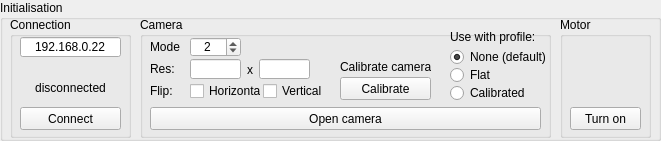
      <widget class="QGroupBox" name="initGroupBox">
       <property name="geometry">
        <rect>
         <x>10</x>
         <y>10</y>
         <width>661</width>
         <height>141</height>
        </rect>
       </property>
       <property name="styleSheet">
        <string notr="true">QGroupBox#initGroupBox { 
     border: 1px solid black; 
 } </string>
       </property>
       <property name="title">
        <string>Initialisation</string>
       </property>
       <property name="checkable">
        <bool>false</bool>
       </property>
       <widget class="QGroupBox" name="cameraGroupBox">
        <property name="geometry">
         <rect>
          <x>140</x>
          <y>17</y>
          <width>411</width>
          <height>121</height>
         </rect>
        </property>
        <property name="title">
         <string>Camera</string>
        </property>
        <widget class="QLabel" name="label_16">
         <property name="geometry">
          <rect>
           <x>10</x>
           <y>20</y>
           <width>40</width>
           <height>20</height>
          </rect>
         </property>
         <property name="text">
          <string>Mode</string>
         </property>
        </widget>
        <widget class="QSpinBox" name="modeBox">
         <property name="geometry">
          <rect>
           <x>50</x>
           <y>20</y>
           <width>51</width>
           <height>20</height>
          </rect>
         </property>
         <property name="alignment">
          <set>Qt::AlignCenter</set>
         </property>
         <property name="minimum">
          <number>0</number>
         </property>
         <property name="maximum">
          <number>7</number>
         </property>
         <property name="value">
          <number>2</number>
         </property>
        </widget>
        <widget class="QLabel" name="cameraVersionLabel">
         <property name="geometry">
          <rect>
           <x>110</x>
           <y>20</y>
           <width>181</width>
           <height>21</height>
          </rect>
         </property>
         <property name="frameShape">
          <enum>QFrame::NoFrame</enum>
         </property>
         <property name="text">
          <string/>
         </property>
        </widget>
        <widget class="QLineEdit" name="hresLineEdit">
         <property name="geometry">
          <rect>
           <x>50</x>
           <y>42</y>
           <width>51</width>
           <height>20</height>
          </rect>
         </property>
         <property name="autoFillBackground">
          <bool>false</bool>
         </property>
        </widget>
        <widget class="QLineEdit" name="vresLineEdit">
         <property name="geometry">
          <rect>
           <x>119</x>
           <y>42</y>
           <width>51</width>
           <height>20</height>
          </rect>
         </property>
        </widget>
        <widget class="QCheckBox" name="vflipCheckBox">
         <property name="geometry">
          <rect>
           <x>123</x>
           <y>64</y>
           <width>61</width>
           <height>20</height>
          </rect>
         </property>
         <property name="text">
          <string>Vertical</string>
         </property>
        </widget>
        <widget class="QCheckBox" name="hflipCheckBox">
         <property name="geometry">
          <rect>
           <x>50</x>
           <y>64</y>
           <width>71</width>
           <height>20</height>
          </rect>
         </property>
         <property name="text">
          <string>Horizontal</string>
         </property>
        </widget>
        <widget class="QPushButton" name="calibrateButton">
         <property name="geometry">
          <rect>
           <x>200</x>
           <y>60</y>
           <width>91</width>
           <height>23</height>
          </rect>
         </property>
         <property name="text">
          <string>Calibrate</string>
         </property>
        </widget>
        <widget class="QPushButton" name="openCameraButton">
         <property name="geometry">
          <rect>
           <x>10</x>
           <y>90</y>
           <width>391</width>
           <height>23</height>
          </rect>
         </property>
         <property name="text">
          <string>Open camera</string>
         </property>
        </widget>
        <widget class="QLabel" name="label_41">
         <property name="geometry">
          <rect>
           <x>10</x>
           <y>64</y>
           <width>40</width>
           <height>20</height>
          </rect>
         </property>
         <property name="text">
          <string>Flip:</string>
         </property>
        </widget>
        <widget class="QLabel" name="label_42">
         <property name="geometry">
          <rect>
           <x>10</x>
           <y>42</y>
           <width>40</width>
           <height>20</height>
          </rect>
         </property>
         <property name="text">
          <string>Res:</string>
         </property>
        </widget>
        <widget class="QLabel" name="label_44">
         <property name="geometry">
          <rect>
           <x>107</x>
           <y>42</y>
           <width>16</width>
           <height>21</height>
          </rect>
         </property>
         <property name="text">
          <string>x</string>
         </property>
        </widget>
        <widget class="QRadioButton" name="calibrateTableButton">
         <property name="geometry">
          <rect>
           <x>310</x>
           <y>66</y>
           <width>100</width>
           <height>20</height>
          </rect>
         </property>
         <property name="text">
          <string>Calibrated</string>
         </property>
        </widget>
        <widget class="QRadioButton" name="calibrateFlatButton">
         <property name="geometry">
          <rect>
           <x>310</x>
           <y>48</y>
           <width>100</width>
           <height>20</height>
          </rect>
         </property>
         <property name="text">
          <string>Flat</string>
         </property>
        </widget>
        <widget class="QRadioButton" name="calibrateNoneButton">
         <property name="geometry">
          <rect>
           <x>310</x>
           <y>30</y>
           <width>100</width>
           <height>20</height>
          </rect>
         </property>
         <property name="text">
          <string>None (default)</string>
         </property>
         <property name="checked">
          <bool>true</bool>
         </property>
        </widget>
        <widget class="QLabel" name="label_48">
         <property name="geometry">
          <rect>
           <x>310</x>
           <y>10</y>
           <width>91</width>
           <height>20</height>
          </rect>
         </property>
         <property name="text">
          <string>Use with profile:</string>
         </property>
        </widget>
        <widget class="QLabel" name="label_49">
         <property name="geometry">
          <rect>
           <x>200</x>
           <y>40</y>
           <width>91</width>
           <height>20</height>
          </rect>
         </property>
         <property name="text">
          <string>Calibrate camera:</string>
         </property>
        </widget>
       </widget>
       <widget class="QGroupBox" name="groupBox">
        <property name="geometry">
         <rect>
          <x>10</x>
          <y>17</y>
          <width>121</width>
          <height>121</height>
         </rect>
        </property>
        <property name="title">
         <string>Connection</string>
        </property>
        <widget class="QPushButton" name="connectButton">
         <property name="geometry">
          <rect>
           <x>10</x>
           <y>90</y>
           <width>101</width>
           <height>23</height>
          </rect>
         </property>
         <property name="autoFillBackground">
          <bool>false</bool>
         </property>
         <property name="text">
          <string>Connect</string>
         </property>
        </widget>
        <widget class="QLineEdit" name="ipLineEdit">
         <property name="geometry">
          <rect>
           <x>10</x>
           <y>20</y>
           <width>101</width>
           <height>20</height>
          </rect>
         </property>
         <property name="text">
          <string>192.168.0.22</string>
         </property>
         <property name="alignment">
          <set>Qt::AlignCenter</set>
         </property>
        </widget>
        <widget class="QLabel" name="connectStatus">
         <property name="geometry">
          <rect>
           <x>10</x>
           <y>60</y>
           <width>101</width>
           <height>21</height>
          </rect>
         </property>
         <property name="layoutDirection">
          <enum>Qt::LeftToRight</enum>
         </property>
         <property name="frameShape">
          <enum>QFrame::NoFrame</enum>
         </property>
         <property name="text">
          <string>disconnected</string>
         </property>
         <property name="alignment">
          <set>Qt::AlignCenter</set>
         </property>
        </widget>
       </widget>
       <widget class="QGroupBox" name="motorOnGroupBox">
        <property name="geometry">
         <rect>
          <x>560</x>
          <y>17</y>
          <width>91</width>
          <height>121</height>
         </rect>
        </property>
        <property name="styleSheet">
         <string notr="true"/>
        </property>
        <property name="title">
         <string>Motor</string>
        </property>
        <property name="flat">
         <bool>false</bool>
        </property>
        <widget class="QPushButton" name="motorOnButton">
         <property name="geometry">
          <rect>
           <x>10</x>
           <y>90</y>
           <width>71</width>
           <height>23</height>
          </rect>
         </property>
         <property name="text">
          <string>Turn on</string>
         </property>
        </widget>
       </widget>
       <widget class="QLabel" name="applicationVersionInfo">
        <property name="geometry">
         <rect>
          <x>520</x>
          <y>0</y>
          <width>131</width>
          <height>20</height>
         </rect>
        </property>
        <property name="text">
         <string/>
        </property>
        <property name="alignment">
         <set>Qt::AlignRight|Qt::AlignTrailing|Qt::AlignVCenter</set>
        </property>
       </widget>
      </widget>
